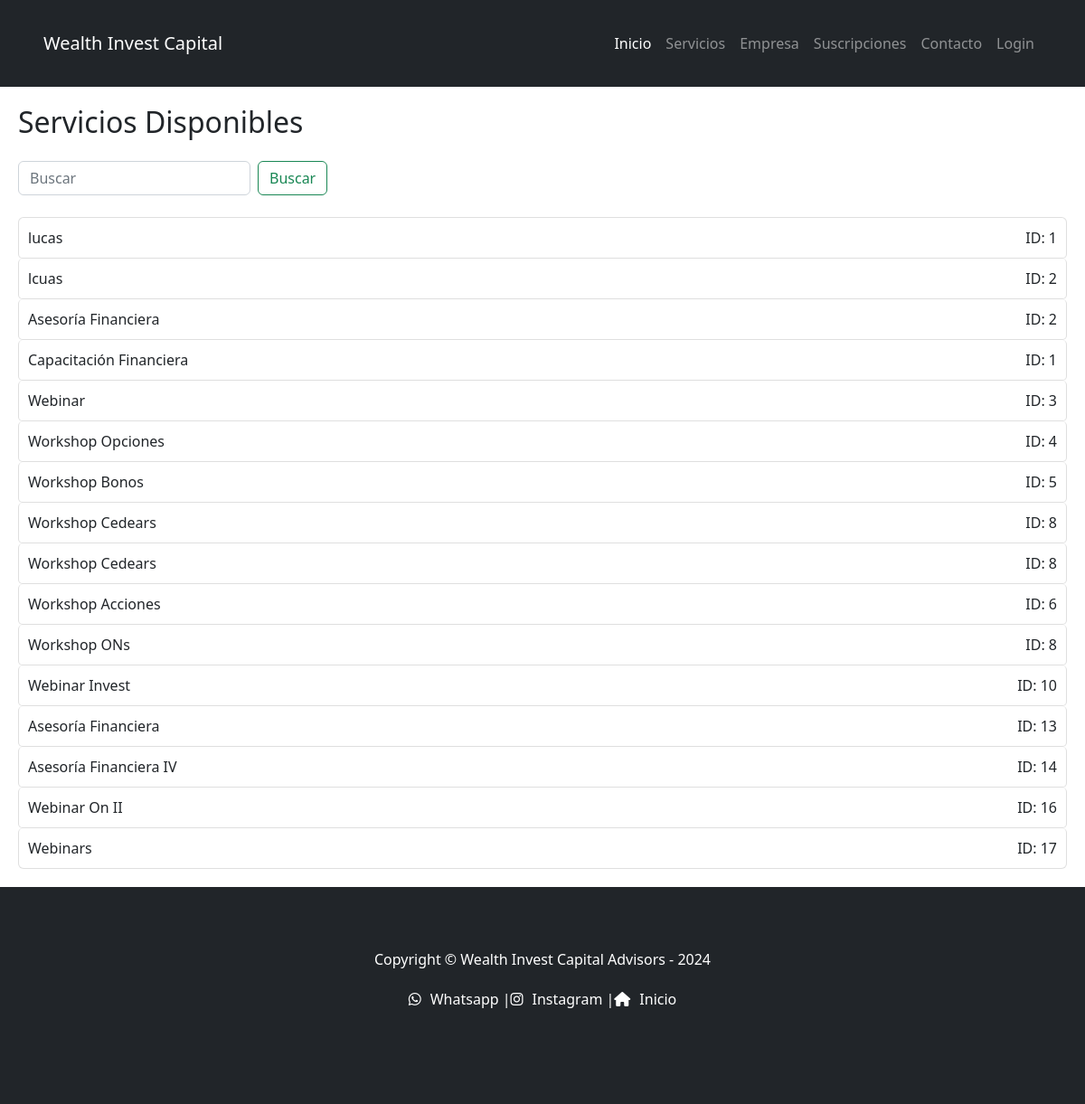
The page /app/buscar/ on the database as committed earlier.
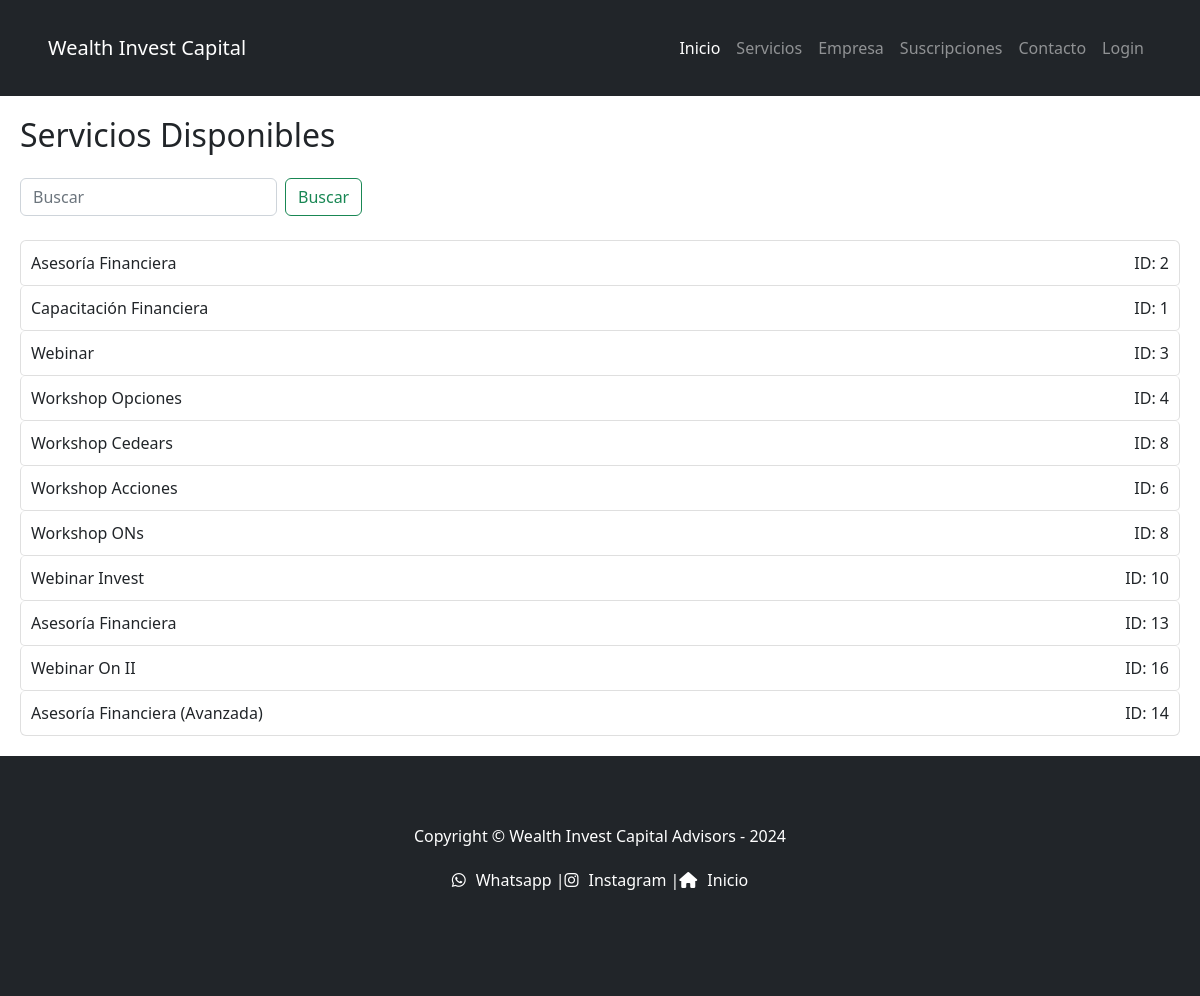
The same page on the database as committed later.
### app/models.py (models this page shows, shortened)
class servicios(models.Model):
    servicio = models.CharField(max_length=40)
    id_servicio = models.IntegerField()

### app/views.py (the view)
# urls.py: path('buscar/', views.buscar_form_con_api, name='buscar_form_con_api'),
def buscar_form_con_api(request):
    query = request.GET.get('q', '')
    servicios = f_servicios.objects.filter(servicio__icontains=query)  # Ahora 'servicios' hace referencia a la clase
    return render(request, 'app/buscar_form_con_api.html', {'servicios': servicios})

### app/templates/app/buscar_form_con_api.html (shortened to what this page needs)
<!DOCTYPE html>
{% load static %}
<html lang="en">
    <head>
        <link href="https://cdn.jsdelivr.net/npm/bootstrap-icons@1.4.1/font/bootstrap-icons.css" rel="stylesheet" />
        <link href="{% static 'app/css/styles.css'%}" rel="stylesheet" />
    </head>
    <body>
        <!DOCTYPE html>
        <html lang="es">
        <head>
            <link href="https://stackpath.bootstrapcdn.com/bootstrap/4.5.2/css/bootstrap.min.css" rel="stylesheet">
            <link href="{% static 'app/css/styles.css'%}" rel="stylesheet">
        </head>
        <nav class="navbar navbar-expand-lg navbar-dark bg-dark">
            <div class="container px-5">
                <a class="navbar-brand" href="{% url 'Inicio'%}">Wealth Invest Capital</a>
                <div class="collapse navbar-collapse" id="navbarSupportedContent">
                    <ul class="navbar-nav ms-auto mb-2 mb-lg-0">
                        <li class="nav-item"><a class="nav-link active" aria-current="page" href="{% url 'Inicio'%}">Inicio</a></li>
                        <li class="nav-item"><a class="nav-link" href="{% url 'Servicios'%}">Servicios</a></li>
                        <li class="nav-item"><a class="nav-link" href="{% url 'Empresa'%}">Empresa</a></li>
                        <li class="nav-item"><a class="nav-link" href="{% url 'Suscripciones'%}">Suscripciones</a></li>
                        <li class="nav-item"><a class="nav-link" href="{% url 'Contacto' %}">Contacto</a></li>
                        <li class="nav-item"><a class="nav-link" href="{% url 'Login'%}">Login</a></li>
                    </ul>
                </div>
            </div>
        </nav>
    </head>
        </body>
        </html>
<!DOCTYPE html>
<html lang="es">
<head>
</head>
<body>
    <div class="container">
        <h2 class="mb-4">Servicios Disponibles</h2>
        <form method="get" class="form-inline mb-4">
            <input class="form-control mr-sm-2" type="search" placeholder="Buscar" aria-label="Buscar" name="q">
            <button class="btn btn-outline-success my-2 my-sm-0" type="submit">Buscar</button>
        </form>
        {% if servicios %}
            <ul class="list-group">
            {% for servicio in servicios %}
                <li class="list-group-item d-flex justify-content-between align-items-center">
                    {{ servicio.servicio }}
                    <span>ID: {{ servicio.id_servicio }}</span>
                </li>
            {% endfor %}
            </ul>
        {% else %}
            <p class="lead">No se encontraron servicios.</p>
        {% endif %}
    </div>
</body>
</html>
        <!DOCTYPE html>
        <html lang="es">
        <head>
            <link rel="stylesheet" href="https://cdnjs.cloudflare.com/ajax/libs/font-awesome/6.0.0-beta3/css/all.min.css"
>
        </head>
        <body>
            <footer class="py-5 bg-dark">
                <div class="container px-5">
                    <p class="m-0 text-center text-white">Copyright &copy; Wealth Invest Capital Advisors - 2024</p>
                    <div class="footer-content">
                        <ul class="social-links">
                            <li><a href="https://wa.me/1234567890" target="_blank"><i class="fab fa-whatsapp"></i> Whatsapp |</a></li>
                            <li><a href="https://instagram.com/your_instagram_username" target="_blank"><i class="fab fa-instagram"></i> Instagram |</a></li>
                            <li><a href="{% url 'Inicio' %}" target="_blank"><i class="fas fa-home"></i> Inicio</a></li>
                        </ul>
                    </div>
                </div>
            </footer>
        </body>
        </html>
    </body>
</html>

### app/templates/app/buscar_form_con_api.html (style rules this page uses)
.container { max-width: 800px; margin: auto; padding: 20px; }
.mb-4 { margin-bottom: 1rem; }
.list-group-item { cursor: pointer; padding: 10px; border-radius: 5px; }
.bg-dark { background-color: #343a40; }
.container { max-width: 1200px; margin: 0 auto; }
.footer-content { display: flex; flex-direction: column; justify-content: center; align-items: center; padding: 20px; }
.social-links { list-style-type: none; padding: 0; display: flex; justify-content: space-around; align-items: center; }
.social-links li a { color: white; text-decoration: none; display: flex; align-items: center; transition: color 0.3s ease-in-out; }
.fab, .fas { padding-right: 10px; }

Rows that differ between the two databases and show on the page:
removed servicios: servicio "lucas", id_servicio "1"
removed servicios: servicio "lcuas", id_servicio "2"
removed servicios: servicio "Workshop Bonos", id_servicio "5"
removed servicios: servicio "Workshop Cedears", id_servicio "8"
removed servicios: servicio "Asesoría Financiera IV", id_servicio "14"
removed servicios: servicio "Webinars", id_servicio "17"
added servicios: servicio "Asesoría Financiera (Avanzada)", id_servicio "14"
